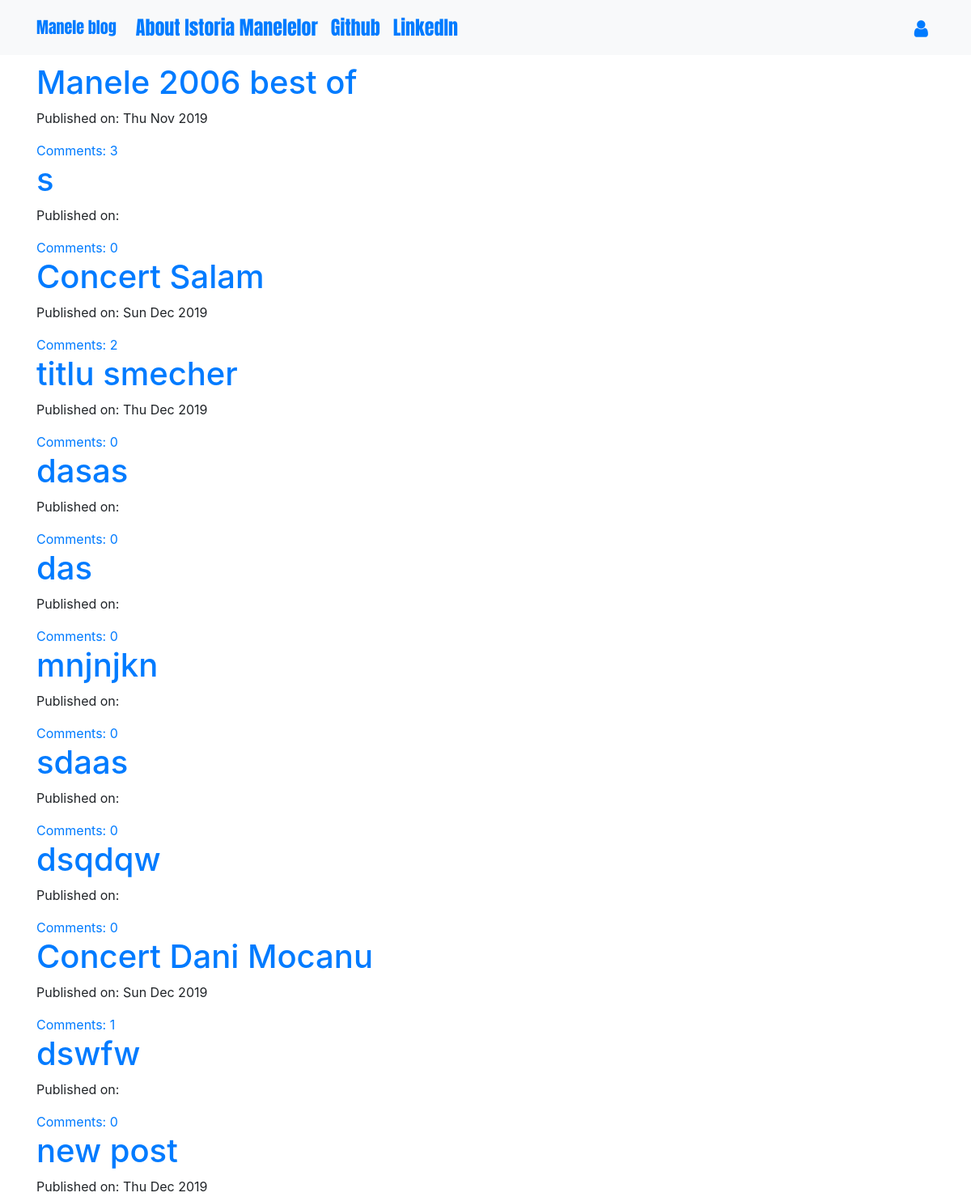
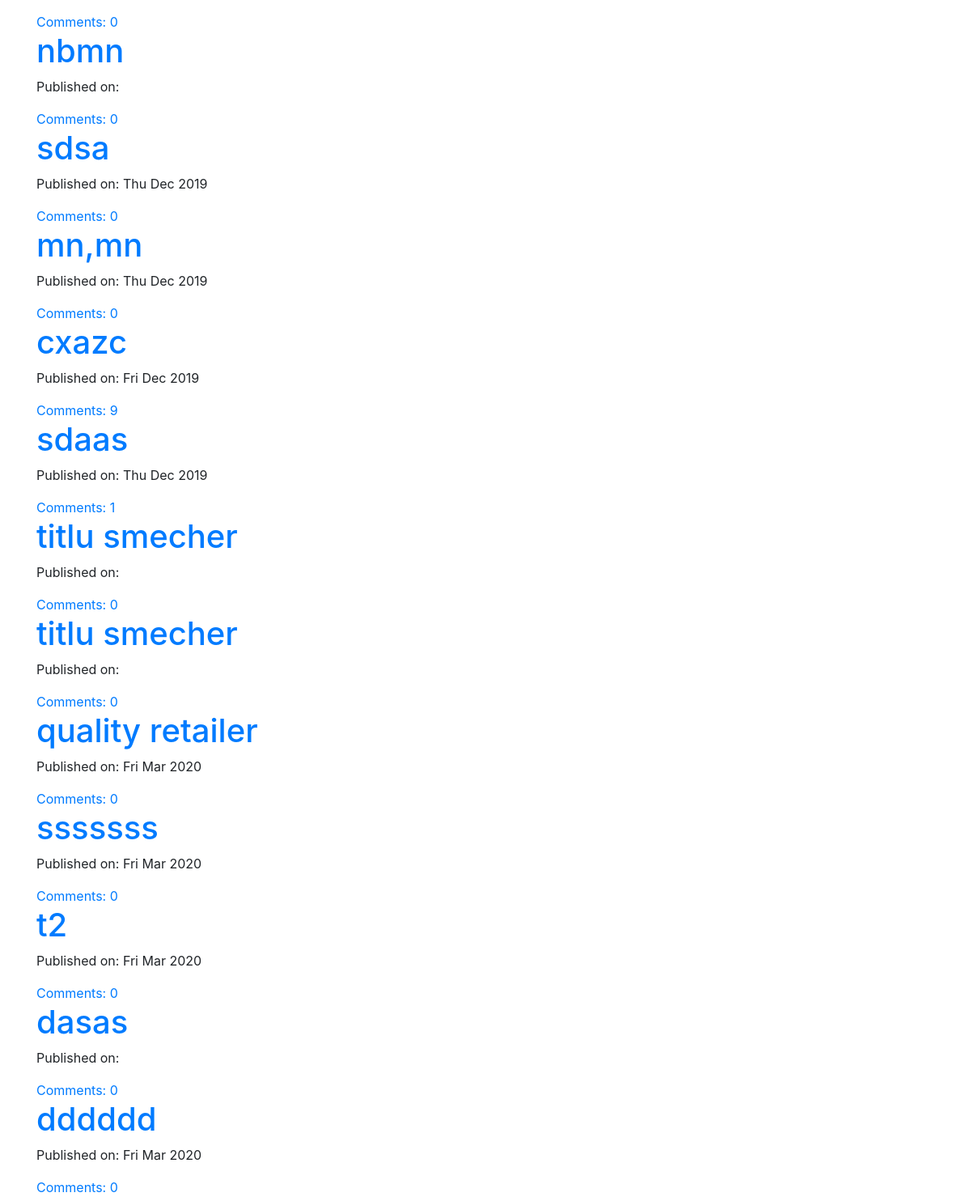
The page / on the database its author committed (2 pictures, top to bottom).
### blog/models.py (models this page shows, shortened)
class Post(models.Model):
    author = models.ForeignKey('auth.User',on_delete=models.CASCADE)  # FK spre modelul auth.User (autentificarea userilor in admin)
    title = models.CharField(max_length=200)                          # FK-ul este cel ce  umple capul Author cu valori selectabile la crearea unui nou post
    text = models.TextField()
    created_date = models.DateTimeField(default=timezone.now)
    published_date = models.DateTimeField(blank=True, null=True)
    def approved_comments(self):  # afiseaza lista de commentarii aprobate -- filter |  vezi post_list_html
        return self.comments.filter(approved_comment=True) # poti folosi self.comments deoarece Comment are FK in Post iar comments este "related_name-ul" de mai jos!

### blog/views.py (the view)
# urls.py: path('',views.PostListView.as_view(),name='post_list'),
class PostListView(ListView):              # Template default suffix is _list (post_list.html)
    model = Post

### blog/templates/blog/post_list.html
{% extends 'blog/base.html' %}
{% block content %}
<div class="centerstage">
    {% for post in post_list %}
        <div class="post">
            <h1><a href="{% url 'post_detail' pk=post.pk %}">{{ post.title }}</a></h1>
            <div class="date">
                <p>Published on: {{ post.published_date|date:"D M Y"}}</p>
            </div>
            <a href="{% url 'post_detail' pk=post.pk %}">Comments: {{ post.approved_comments.count }}</a>
             </div>
    {% endfor %}
</div>
{% endblock %}

### blog/static/css/blog.css (style rules this page uses)
.centerstage { margin-left: auto; margin-right: auto; }
.loader { filter:hue-rotate(0deg); color: linear-gradient(45deg,#0f8,#08f); animation:hue 5000ms infinite linear; }

### rows shown on the page
Post: title "Manele 2006 best of", published_date "Thu Nov 2019", approved_comments.count "3"
Post: title "s", approved_comments.count "0"
Post: title "Concert Salam", published_date "Sun Dec 2019", approved_comments.count "2"
Post: title "titlu smecher", published_date "Thu Dec 2019", approved_comments.count "0"
Post: title "dasas", approved_comments.count "0"
Post: title "das", approved_comments.count "0"
Post: title "mnjnjkn", approved_comments.count "0"
Post: title "sdaas", approved_comments.count "0"
Post: title "dsqdqw", approved_comments.count "0"
Post: title "Concert Dani Mocanu", published_date "Sun Dec 2019", approved_comments.count "1"
Post: title "dswfw", approved_comments.count "0"
Post: title "new post", published_date "Thu Dec 2019", approved_comments.count "0"
Post: title "nbmn", approved_comments.count "0"
Post: title "sdsa", published_date "Thu Dec 2019", approved_comments.count "0"
Post: title "mn,mn", published_date "Thu Dec 2019", approved_comments.count "0"
Post: title "cxazc", published_date "Fri Dec 2019", approved_comments.count "9"
Post: title "sdaas", published_date "Thu Dec 2019", approved_comments.count "1"
Post: title "titlu smecher", approved_comments.count "0"
Post: title "titlu smecher", approved_comments.count "0"
Post: title "quality retailer", published_date "Fri Mar 2020", approved_comments.count "0"
Post: title "sssssss", published_date "Fri Mar 2020", approved_comments.count "0"
Post: title "t2", published_date "Fri Mar 2020", approved_comments.count "0"
Post: title "dasas", approved_comments.count "0"
Post: title "dddddd", published_date "Fri Mar 2020", approved_comments.count "0"
